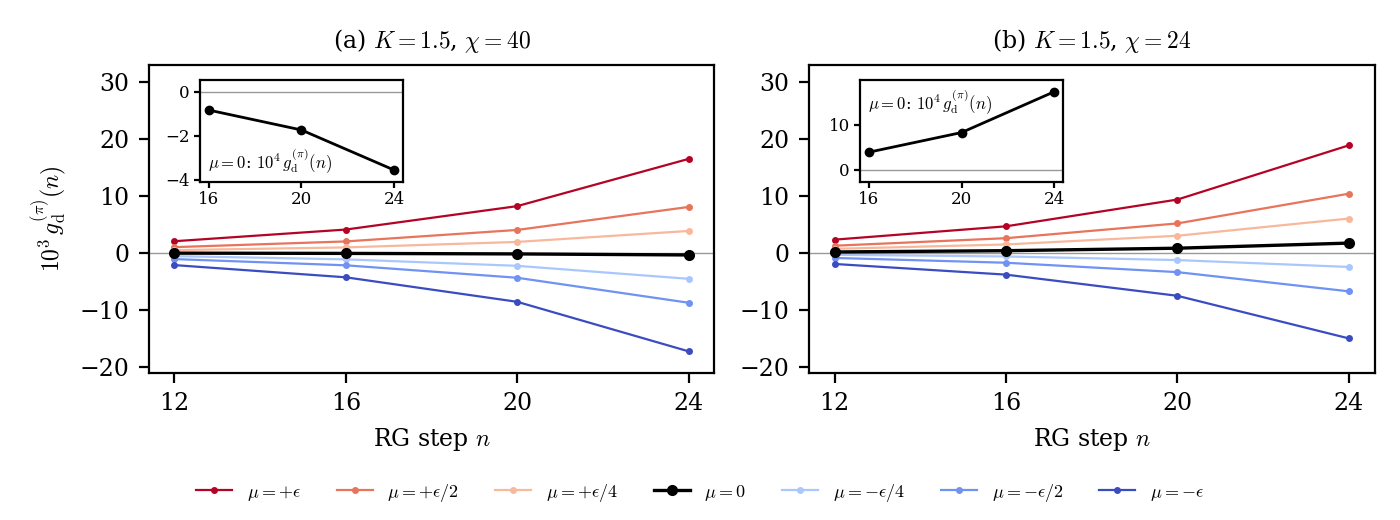

Source code (Python):
"""Appendix figure for paper 1b: raw signed readout g_d^(pi)(n) on linear axes (companion of fig_signed).

Same data as panels (a), (b) of fig_signed.pdf (make_figures.py), but NOT divided by the first-order growth
(sqrt2)^{(2-K)n}.  K = 1.5, chi = 40 and 24, mu = 0, +-eps, +-eps/2, +-eps/4 (eps = 1e-3), n = 12..24.
The inset of each panel zooms on the uncompensated run (mu = 0) at n = 16..24 to show its sign.

Usage: <python> -I fig_signed_raw.py
Reads Fushio/docs/six_vertex/dimerization_injection/support/twist_campaign_20261109/twist.csv
"""
import csv, os
import matplotlib
matplotlib.use("Agg")
matplotlib.rcParams["pdf.fonttype"] = 42
import matplotlib.pyplot as plt

HERE = os.path.dirname(os.path.abspath(__file__))
SRC = os.path.join(HERE, "..", "..", "..", "Fushio", "docs", "six_vertex", "dimerization_injection",
                   "support", "twist_campaign_20261109")
OUT = HERE
plt.rcParams.update({"font.size": 8.5, "font.family": "serif", "mathtext.fontset": "cm"})

tw = list(csv.DictReader(open(os.path.join(SRC, "twist.csv"))))
NMIN, NMAX = 12, 24


def series(sid):
    r = sorted((int(x["step"]), float(x["g"])) for x in tw if x["id"] == sid and x["g"] not in ("", None))
    return [(a, b) for a, b in r if NMIN <= a <= NMAX]


# same order, labels and colors as fig_signed (make_figures.py)
labels = [("plus0", r"$+\epsilon$"), ("plus1", r"$+\epsilon/2$"), ("plus2", r"$+\epsilon/4$"), ("zero", r"$0$"),
          ("minus2", r"$-\epsilon/4$"), ("minus1", r"$-\epsilon/2$"), ("minus0", r"$-\epsilon$")]
cmap = plt.get_cmap("coolwarm")

fig, ax = plt.subplots(1, 2, figsize=(7.0, 2.6))
for k, (grp, title) in enumerate((("K1.5_chi40", r"(a) $K=1.5$, $\chi=40$"), ("K1.5_chi24", r"(b) $K=1.5$, $\chi=24$"))):
    for i, (suf, lab) in enumerate(labels):
        n, g = zip(*series(f"{grp}_{suf}"))
        col = "k" if suf == "zero" else cmap(1 - i / 6)
        ax[k].plot(n, [1e3 * b for b in g], "o-" if suf == "zero" else ".-",
                   color=col, lw=1.2 if suf == "zero" else 0.8, ms=3, label=lab, zorder=3 if suf == "zero" else 2)
    ax[k].axhline(0, color="0.6", lw=0.5)
    ax[k].set_xlabel("RG step $n$"); ax[k].set_title(title, fontsize=8.5)
    ax[k].set_xticks(range(NMIN, NMAX + 1, 4)); ax[k].set_xlim(NMIN - 0.6, NMAX + 0.6)

    # inset: mu = 0 only, n = 16..24, in units of 1e-4
    n0, g0 = zip(*[(a, b) for a, b in series(f"{grp}_zero") if a >= 16])
    ax[k].set_ylim(-21, 33)  # head room for the inset above the early steps
    ins = ax[k].inset_axes([0.09, 0.62, 0.36, 0.33])
    ins.plot(n0, [1e4 * b for b in g0], "o-", color="k", lw=1.0, ms=2.5)
    ins.axhline(0, color="0.6", lw=0.5)
    ins.set_xticks([16, 20, 24]); ins.tick_params(labelsize=6, length=2, pad=1.5)
    lo, hi = min(0.0, *[1e4 * b for b in g0]), max(0.0, *[1e4 * b for b in g0])
    pad = 0.15 * (hi - lo)
    ins.set_ylim(lo - pad, hi + pad)
    ins.text(0.04, 0.93 if k == 1 else 0.07, r"$\mu=0$: $10^4\,g_{\rm d}^{(\pi)}(n)$", transform=ins.transAxes,
             fontsize=6, va="top" if k == 1 else "bottom")
ax[0].set_ylabel(r"$10^3\,g_{\rm d}^{(\pi)}(n)$")
h, l = ax[0].get_legend_handles_labels()
fig.legend(h, [r"$\mu=$" + x for x in l], loc="lower center", ncol=7, fontsize=6.5, frameon=False)
fig.tight_layout(rect=(0, 0.06, 1, 1))
for ext in ("pdf", "png"):
    fig.savefig(os.path.join(OUT, f"fig_signed_raw.{ext}"), dpi=200)
for grp in ("K1.5_chi40", "K1.5_chi24"):
    print(grp, "mu=0:", " ".join(f"{a}:{b:+.3e}" for a, b in series(f"{grp}_zero")),
          "| +eps:", " ".join(f"{a}:{b:+.3e}" for a, b in series(f"{grp}_plus0")))
